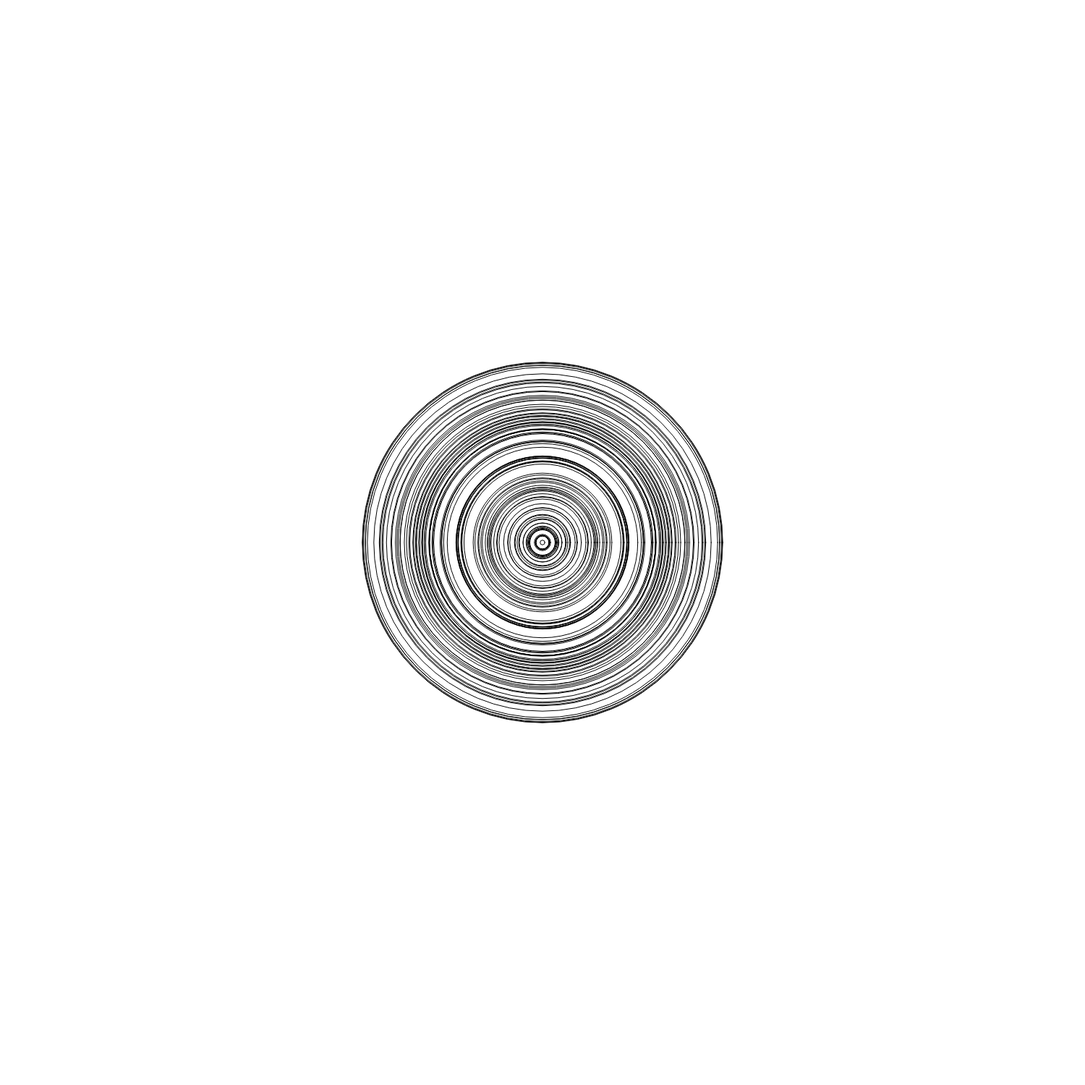
Frame 1 (no input)
Frame 60 (no input): identical to frame 1, image omitted
Frame 120 (the mouse pressed at the canvas centre since frame 60): identical to frame 1, image omitted

The p5.js sketch that drew this single still picture (run headless with seeded random() and noise() and a simulated clock; from frame 60 on, the mouse is pressed at the canvas centre):

// p5.js sketch
// ── sketch.js
var sizes = [];

function setup() {
    createCanvas(1500,1500);

    for(var i =0; i < 100; i++) {
        var randomValue = random(5,500);
        sizes.push(randomValue);
    }

}

function draw() {
    background(255);
    noFill();
    // fill(random(0,255), random(0,255), random(0,255));
    for(var i = 0; i < sizes.length; i++) {
        ellipse(width/2,height/2,sizes[i],sizes[i]);
    }
}

// ── sketch2.js
var words = ['I', 'hate', 'programming', 'in', 'general'];
var colors = [
    [63, 184, 175],
    [127, 199, 175],
    [218, 216, 167],
    [255, 158, 157],
    [255, 61, 127],
];

function setup() {
    createCanvas(800,300);
    textAlign(CENTER,CENTER);
    frameRate(3);
}

function draw() {
    var currentIndex = frameCount % words.length;
    var currentColor = colors[currentIndex];
    var currentWord  = words[currentIndex];
    background(currentColor);
    fill(255);
    textSize(25);
    text(currentWord, width/2, height/2);
}
// ── sketch3.js
function setup() {
    createCanvas(800,300);
    textAlign(CENTER,CENTER);
    frameRate(1);
}

function draw() {
    fill(255);
    textSize(25);
    countdown(5,'Hey');
}

function countdown(number, message) {
    for(var i = 1; i <= number; i++) {
        background(50);
        if(i === number) 
        {
            text(message, width/2, height/2);
        }
        else {
            text(i.toString(), width/2, height/2);    
        }

        console.log(i);
    }

    
}
